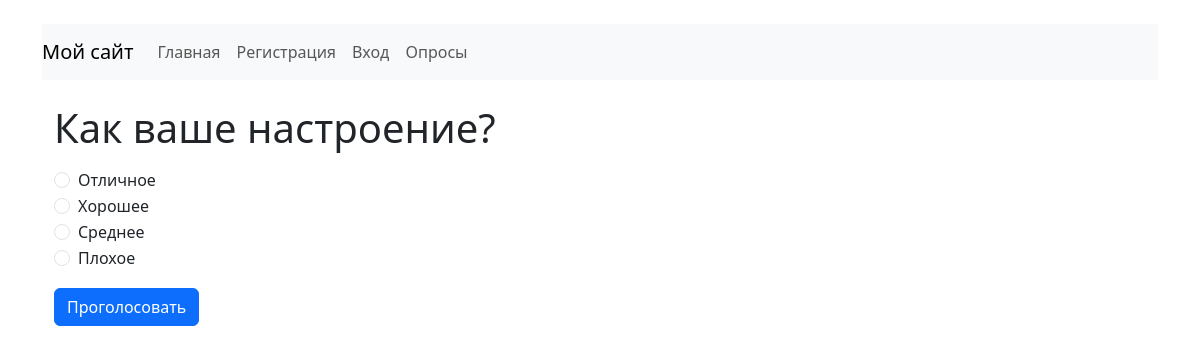
The app's page /polls/2/ with its own data.
### polls/models.py (models this page shows, shortened)
class Question(models.Model):
    question_text = models.CharField(max_length=200)
    pub_date = models.DateTimeField("date published")

class Choice(models.Model):
    question = models.ForeignKey(Question, on_delete=models.CASCADE)
    choice_text = models.CharField(max_length=200)
    votes = models.IntegerField(default=0)

### polls/views.py (the view)
# urls.py: path("<int:pk>/", views.DetailView.as_view(), name="detail"),
class DetailView(generic.DetailView):
    model = Question
    template_name = "polls/detail.html"
    def get_queryset(self):
        return Question.objects.filter(pub_date__lte=timezone.now())

### polls/templates/polls/detail.html (shortened to what this page needs)
{% extends 'base.html' %}
{% block content %}
    <div class="container mt-4">
        <form action="{% url 'polls:vote' question.id %}" method="post">
            <fieldset>
                <legend><h1>{{ question.question_text }}</h1></legend>
                {% for choice in question.choice_set.all %}
                    <div class="form-check">
                        <input type="radio" name="choice" id="choice{{ forloop.counter }}" value="{{ choice.id }}" class="form-check-input">
                        <label class="form-check-label" for="choice{{ forloop.counter }}">
                            {{ choice.choice_text }}
                        </label>
                    </div>
                {% endfor %}
            </fieldset>
            <button type="submit" class="btn btn-primary mt-3">Проголосовать</button>
        </form>
    </div>
{% endblock %}

### records on screen
Question: question_text "Как ваше настроение?"
Choice: choice_text "Отличное"
Choice: choice_text "Хорошее"
Choice: choice_text "Среднее"
Choice: choice_text "Плохое"
